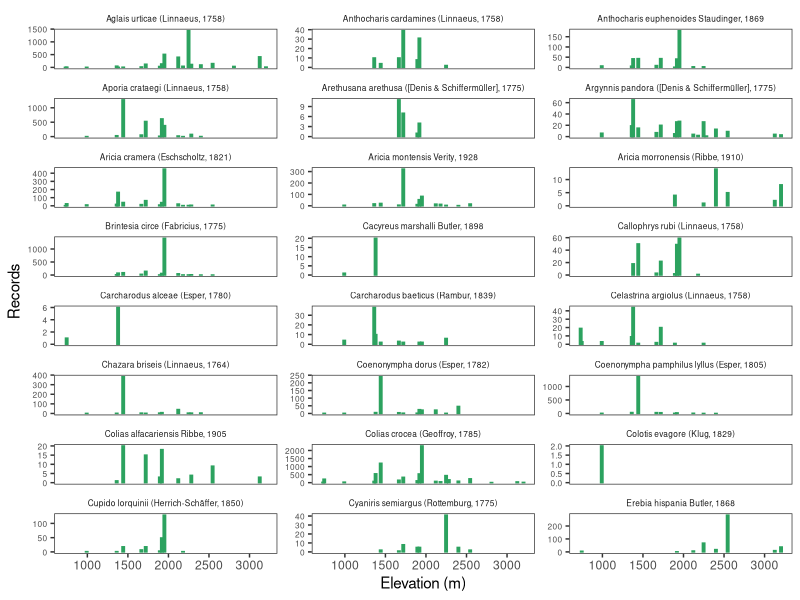
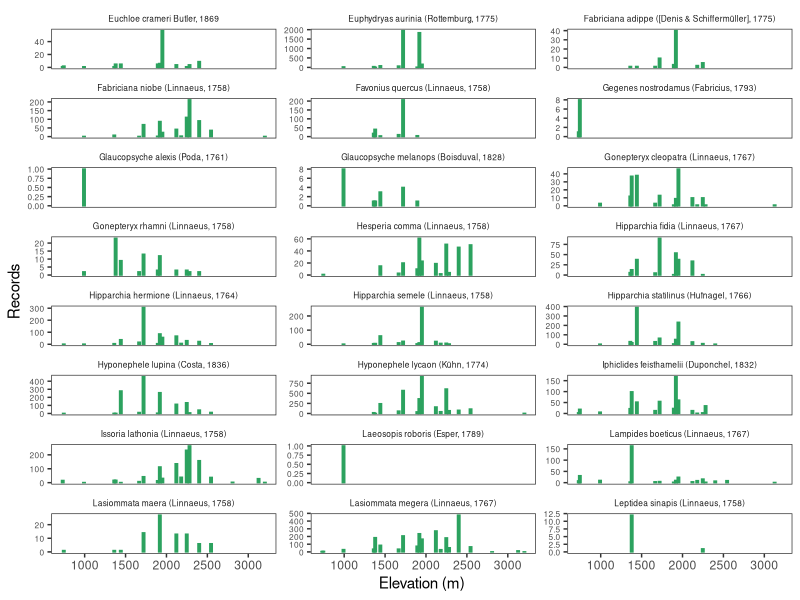
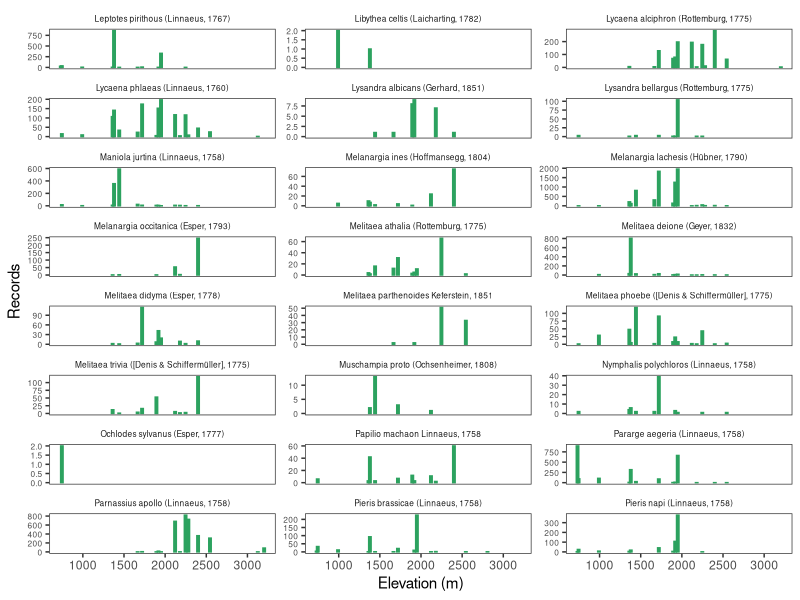
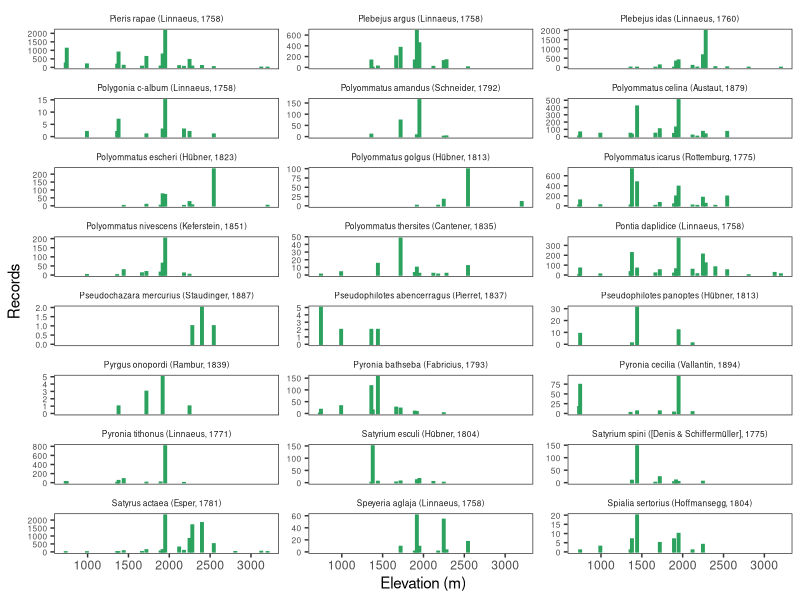
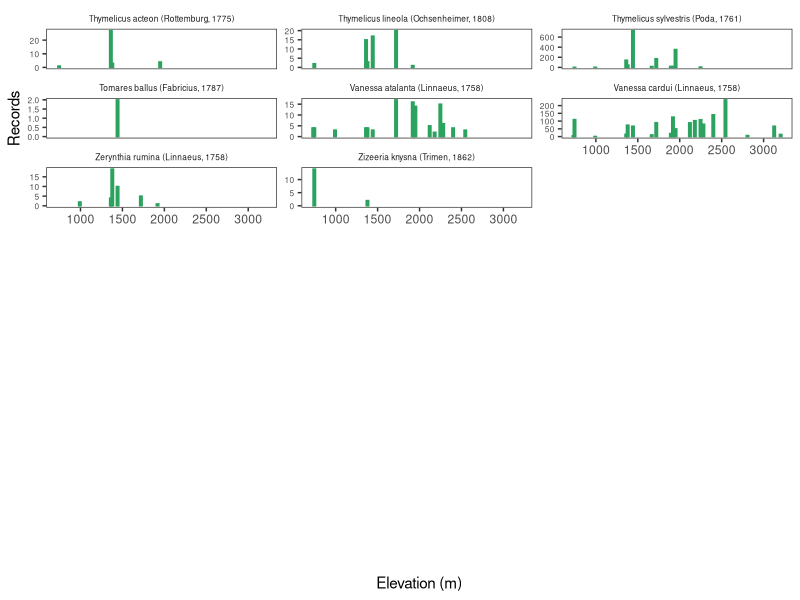

Source code (R) for these figures, in order:
## ---- chunk 1
knitr::opts_chunk$set(
  message = FALSE, warning = FALSE
)
## ---- chunk 2
library(tidyverse)
library(here)
library(kableExtra)
library(writexl)
library(ggforce)
## ---- chunk 3
ts <- read_csv(here::here("data/tabla_especies_transectos.csv"))
## ---- chunk 4
p <- ts %>% 
  ggplot(aes(x=elev, y=contactos)) + geom_bar(stat="identity", width = 30, 
                                              fill="#2ca25f", colour="#2ca25f") + 
  # geom_point(aes(y=contactos)) +
  theme_bw() +
  theme(
    panel.grid = element_blank(),
    panel.background = element_blank(),
    strip.background = element_blank(),
    strip.text = element_text(size = 6), 
    axis.text.y = element_text(size = 6)) +
  xlab("Elevation (m)") + ylab("Records") +
  facet_wrap_paginate(~nombre_cientifico, ncol=3, nrow = 8, page=5, scales = "free_y") 

n <- n_pages(p)


pdf(here::here('figs/contactos_elevation_by_sp.pdf'), paper= 'A4', w= 210/25.4, 297/25.4)
for(i in 1:n){
    print(p + facet_wrap_paginate(~nombre_cientifico, 
                                  ncol=3, nrow = 8, scales = "free_y",
                                  page = i))
}
dev.off()

## ---- chunk 5
tablita <- ts %>% dplyr::select(site, nombre_cientifico, contactos) %>% 
  pivot_wider(names_from = site, values_from = contactos) %>% 
  rowwise() %>% 
  mutate(ntransectos_contacted = sum(!is.na(c_across(where(is.numeric)))))


elevation_by_transect <- ts %>% dplyr::select(elev, nombre_cientifico, contactos) %>% 
  group_by(nombre_cientifico) %>% 
  summarise(elev_min = min(elev, na.rm = FALSE),
            elev_max = max(elev, na.rm = FALSE))

supp_table <- tablita %>% inner_join(elevation_by_transect) %>% arrange(nombre_cientifico)

write_xlsx(supp_table, here::here("data/supplementary_species.xlsx"))
## ---- chunk 6
supp_table %>% 
  dplyr::select(nombre_cientifico,
                ntransectos_contacted, 
                elev_min, elev_max) %>% 
    kbl() %>% 
  kable_styling()
